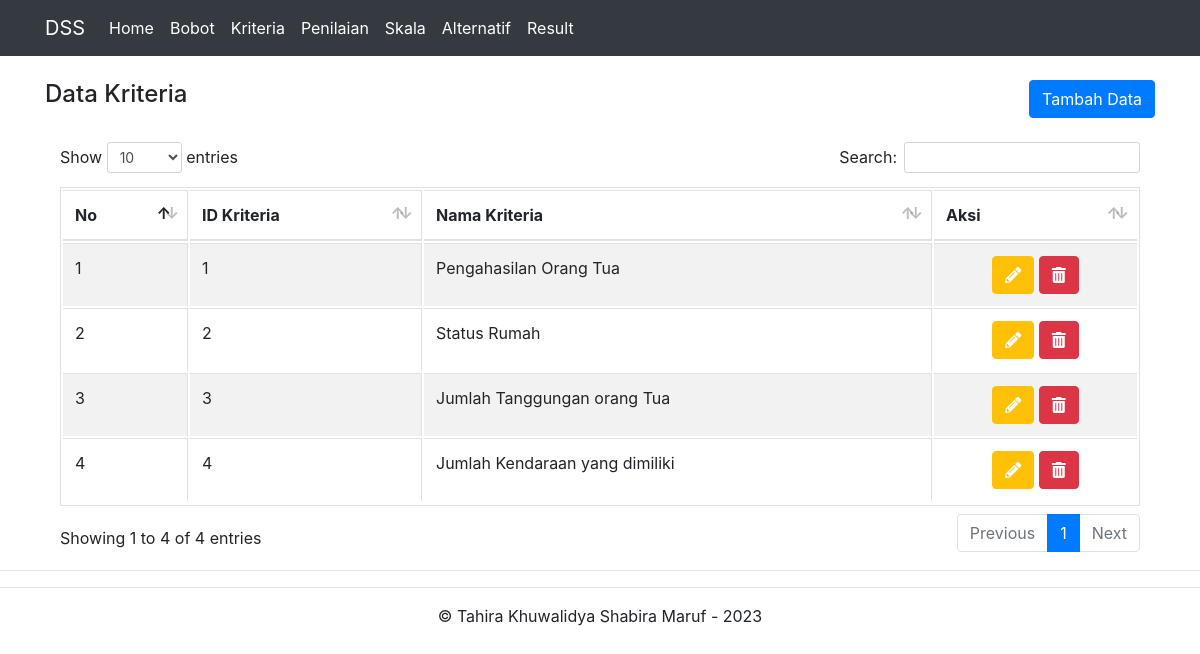
Page /kriteria.php on the committed database.
### tables this page shows
CREATE TABLE `kriteria` (
  `id_kriteria` int(11) NOT NULL,
  `nm_kriteria` varchar(50) DEFAULT NULL,
  `Tipe` varchar(50) DEFAULT NULL
);

### web/kriteria.php (the view, shortened to what this page needs)
<?php
include "header.php";
include "includes/config.php";
$query = mysqli_query($koneksi, "SELECT * FROM kriteria");
?>
<br>
<div class="container">
	<div class="row">
		<div class="col-md-6 text-left">
			<h4>Data Kriteria</h4>
		</div>
		<div class="col-md-6 text-right">
			<button onclick="location.href='tambah-kriteria.php'" class="btn btn-primary">Tambah Data</button>
		</div>
	</div>
	<br>
	<table id="tabeldata" width="100%" class="table table-striped table-bordered">
		<thead>
			<tr>
				<th>No</th>
				<th>ID Kriteria</th>
				<th>Nama Kriteria</th>
				<th>Aksi</th>
			</tr>
		</thead>
		<tbody>
			<?php
			$no = 1;
			while ($row = mysqli_fetch_array($query)) {
			?>
				<tr>
					<td><?php echo $no++ ?></td>
					<td><?php echo $row['id_kriteria'] ?></td>
					<td><?php echo $row['nm_kriteria'] ?></td>
					<td class="text-center">
						<a href="edit-kriteria.php?id=<?php echo $row['id_kriteria'] ?>" class="btn btn-warning text-white"><i class="fas fa-pencil-alt"></i></a>
						<a href="hapus-kriteria.php?id=<?php echo $row['id_kriteria'] ?>" onclick="return confirm('Yakin ingin menghapus data')" class="btn btn-danger"><span class="fas fa-trash-alt"></span></a>
					</td>
				</tr>
			<?php
			}
			?>
		</tbody>
	</table>
</div>
<?php
include "footer.php";
?>

### rows in the picture
kriteria: id_kriteria "1", nm_kriteria "Pengahasilan Orang Tua"
kriteria: id_kriteria "2", nm_kriteria "Status Rumah"
kriteria: id_kriteria "3", nm_kriteria "Jumlah Tanggungan orang Tua"
kriteria: id_kriteria "4", nm_kriteria "Jumlah Kendaraan yang dimiliki"
